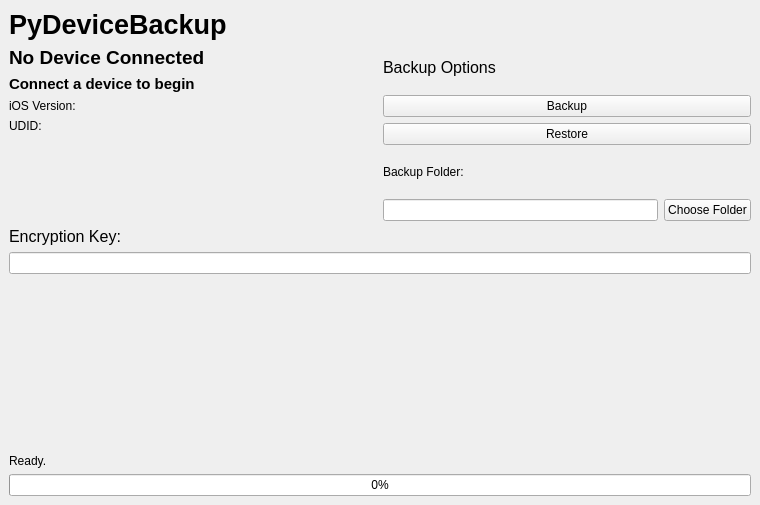
<?xml version="1.0" encoding="UTF-8"?>
<ui version="4.0">
 <class>MainWindow</class>
 <widget class="QMainWindow" name="MainWindow">
  <property name="geometry">
   <rect>
    <x>0</x>
    <y>0</y>
    <width>760</width>
    <height>505</height>
   </rect>
  </property>
  <property name="windowTitle">
   <string>MainWindow</string>
  </property>
  <widget class="QWidget" name="centralwidget">
   <layout class="QVBoxLayout" name="verticalLayout_2">
    <item>
     <layout class="QVBoxLayout" name="verticalLayout">
      <item>
       <widget class="QLabel" name="label">
        <property name="font">
         <font>
          <pointsize>20</pointsize>
          <weight>75</weight>
          <bold>true</bold>
         </font>
        </property>
        <property name="text">
         <string>PyDeviceBackup</string>
        </property>
        <property name="margin">
         <number>4</number>
        </property>
       </widget>
      </item>
      <item>
       <layout class="QHBoxLayout" name="horizontalLayout"/>
      </item>
     </layout>
    </item>
    <item>
     <layout class="QHBoxLayout" name="horizontalLayout_3">
      <item>
       <layout class="QVBoxLayout" name="verticalLayout_3">
        <item>
         <widget class="QLabel" name="device_name_lbl">
          <property name="font">
           <font>
            <pointsize>14</pointsize>
            <weight>75</weight>
            <bold>true</bold>
           </font>
          </property>
          <property name="text">
           <string>No Device Connected</string>
          </property>
         </widget>
        </item>
        <item>
         <widget class="QLabel" name="device_type_lbl">
          <property name="font">
           <font>
            <pointsize>11</pointsize>
            <weight>75</weight>
            <bold>true</bold>
           </font>
          </property>
          <property name="text">
           <string>Connect a device to begin</string>
          </property>
         </widget>
        </item>
        <item>
         <widget class="QLabel" name="ios_version_lbl">
          <property name="text">
           <string>iOS Version:</string>
          </property>
         </widget>
        </item>
        <item>
         <widget class="QLabel" name="device_udid_lbl">
          <property name="text">
           <string>UDID: </string>
          </property>
         </widget>
        </item>
        <item>
         <spacer name="verticalSpacer_2">
          <property name="orientation">
           <enum>Qt::Vertical</enum>
          </property>
          <property name="sizeHint" stdset="0">
           <size>
            <width>20</width>
            <height>40</height>
           </size>
          </property>
         </spacer>
        </item>
        <item>
         <spacer name="horizontalSpacer">
          <property name="orientation">
           <enum>Qt::Horizontal</enum>
          </property>
          <property name="sizeHint" stdset="0">
           <size>
            <width>40</width>
            <height>20</height>
           </size>
          </property>
         </spacer>
        </item>
       </layout>
      </item>
      <item>
       <layout class="QVBoxLayout" name="verticalLayout_6">
        <item>
         <widget class="QLabel" name="label_3">
          <property name="font">
           <font>
            <pointsize>12</pointsize>
           </font>
          </property>
          <property name="text">
           <string>Backup Options</string>
          </property>
         </widget>
        </item>
        <item>
         <widget class="QPushButton" name="start_backup_btn">
          <property name="text">
           <string>Backup</string>
          </property>
         </widget>
        </item>
        <item>
         <widget class="QPushButton" name="start_restore_btn">
          <property name="text">
           <string>Restore</string>
          </property>
         </widget>
        </item>
        <item>
         <widget class="QLabel" name="label_2">
          <property name="text">
           <string>Backup Folder:</string>
          </property>
         </widget>
        </item>
        <item>
         <layout class="QHBoxLayout" name="horizontalLayout_2">
          <item>
           <widget class="QLineEdit" name="backup_dir_entry"/>
          </item>
          <item>
           <widget class="QPushButton" name="choose_backup_dir_btn">
            <property name="text">
             <string>Choose Folder</string>
            </property>
           </widget>
          </item>
         </layout>
        </item>
       </layout>
      </item>
     </layout>
    </item>
    <item>
     <widget class="QLabel" name="label_4">
      <property name="font">
       <font>
        <pointsize>12</pointsize>
       </font>
      </property>
      <property name="text">
       <string>Encryption Key:</string>
      </property>
     </widget>
    </item>
    <item>
     <widget class="QLineEdit" name="backup_key_entry">
      <property name="echoMode">
       <enum>QLineEdit::Password</enum>
      </property>
     </widget>
    </item>
    <item>
     <spacer name="verticalSpacer">
      <property name="orientation">
       <enum>Qt::Vertical</enum>
      </property>
      <property name="sizeHint" stdset="0">
       <size>
        <width>20</width>
        <height>40</height>
       </size>
      </property>
     </spacer>
    </item>
    <item>
     <widget class="QLabel" name="status_lbl">
      <property name="text">
       <string>Ready.</string>
      </property>
     </widget>
    </item>
    <item>
     <widget class="QProgressBar" name="progress_bar">
      <property name="value">
       <number>0</number>
      </property>
     </widget>
    </item>
   </layout>
  </widget>
  <widget class="QMenuBar" name="menubar">
   <property name="geometry">
    <rect>
     <x>0</x>
     <y>0</y>
     <width>760</width>
     <height>29</height>
    </rect>
   </property>
  </widget>
 </widget>
 <resources/>
 <connections/>
</ui>
